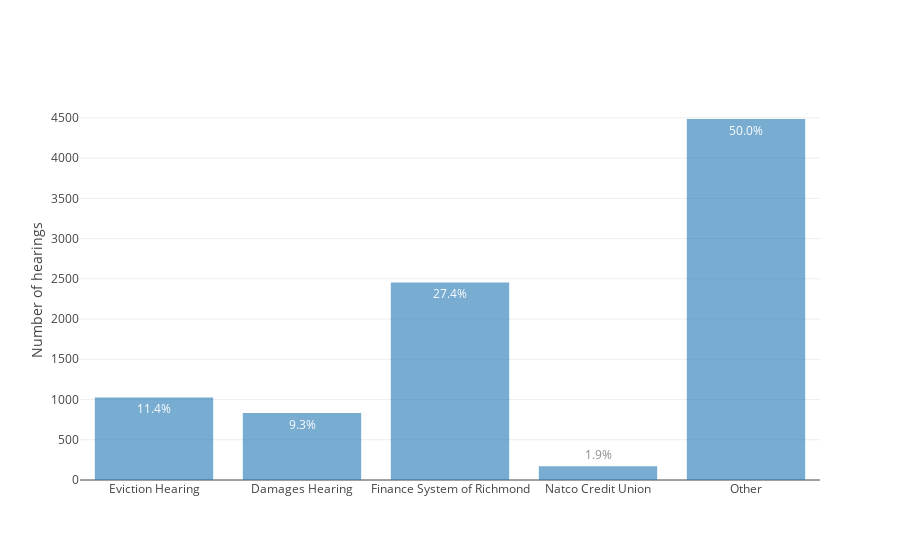

Notebook code cell kept with this figure:
### Markdown cell above
## Small claims cases by type

### Code cell
labels = ['Eviction Hearing', 'Damages Hearing', 'Finance System of Richmond', 'Natco Credit Union', 'Other']
df_sc = filter_df(df, case_number='-SC-')
counts = [0]*5

counts[0] = rows(filter_df(df_sc, event='eviction'))
counts[1] = rows(filter_df(df_sc, event='damage'))
counts[2] = rows(filter_df(df_sc, case_title='Fs V|Finance System'))
counts[3] = rows(filter_df(df_sc, case_title='Natco'))
counts[4] = sum(counts[0:4])

bar_chart(labels, counts, ylabel='Number of hearings')

### Figure 1 — Plotly figure (JSON) as saved in the notebook; plotly's stock layout.template omitted (floating-point values rounded to 4 significant figures)
{"data": [{"opacity": 0.6, "text": ["11.4%", "9.3%", "27.4%", "1.9%", "50.0%"], "textposition": "auto", "type": "bar", "uid": "482ce1da-c85c-11e9-af01-6c4008929994", "x": ["Eviction Hearing", "Damages Hearing", "Finance System of Richmond", "Natco Credit Union", "Other"], "y": [1026, 833, 2455, 172, 4486]}], "layout": {"yaxis": {"title": "Number of hearings"}}}
